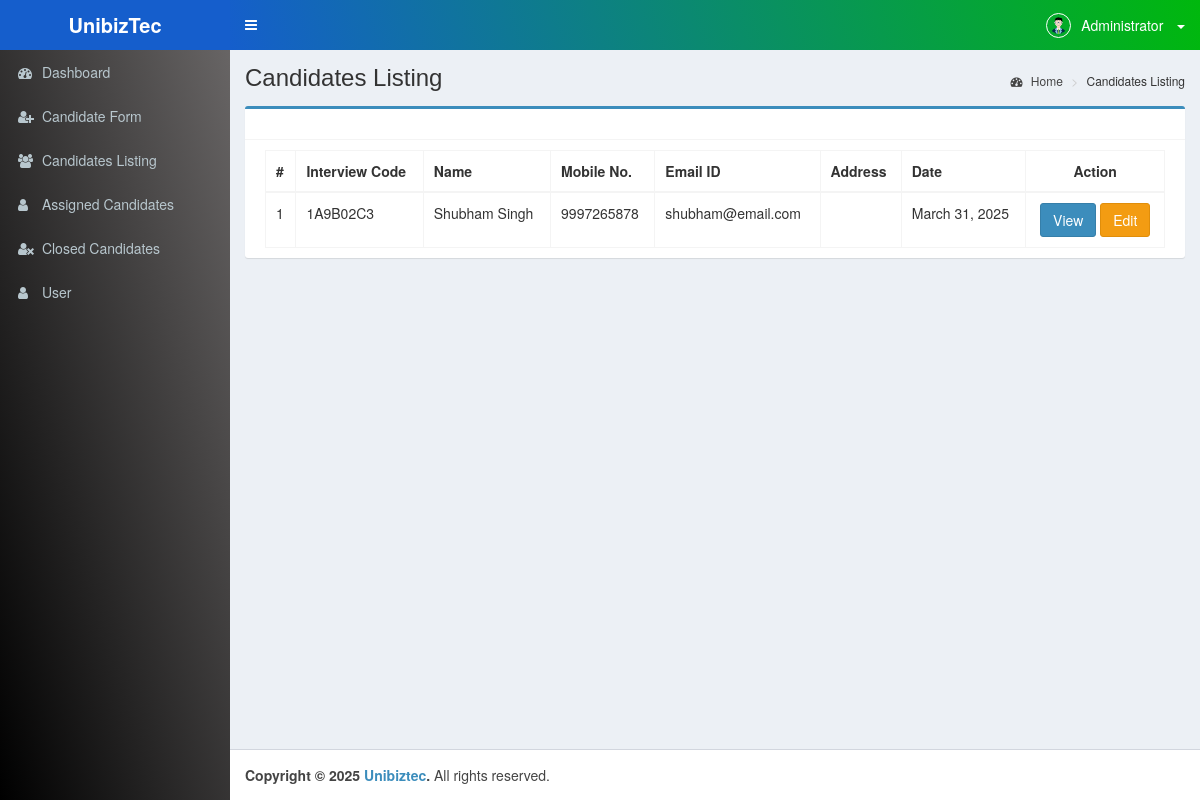
Before: /candidate-listing/ (signed in) with the older database file.
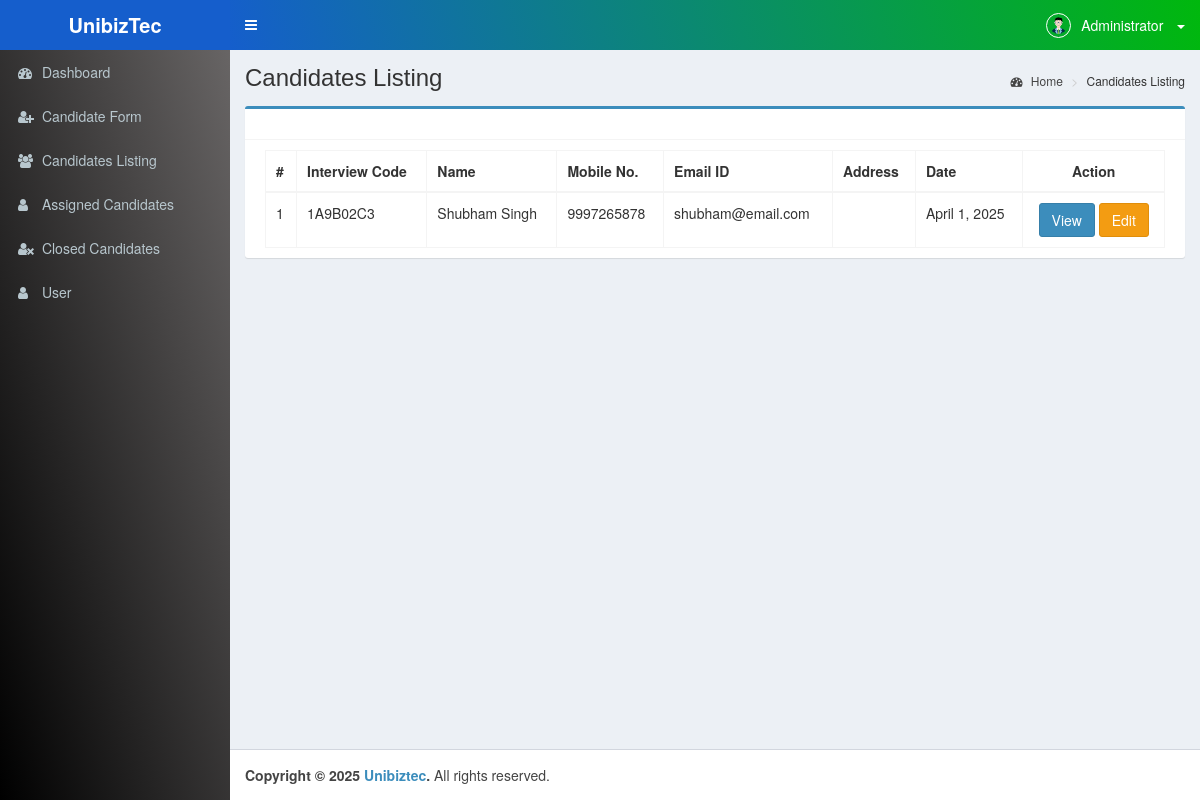
After: the same page with the newer database file.
### hrmsApp/models.py (models this page shows, shortened)
class Candidate(models.Model):
    token=models.CharField(max_length=15)
    dept_id=models.ForeignKey(Department,on_delete=models.CASCADE,related_name='candidate')
    apply_for=models.ForeignKey(JobRole, on_delete=models.CASCADE, related_name='candidates')
    int_date=models.DateField(default=date.today)
    referred=models.CharField(max_length=50)
    emp_name=models.CharField(max_length=70,null=True,blank=True)
    emp_id=models.CharField(max_length=30,null=True,blank=True)
    source=models.CharField(max_length=30,null=True,blank=True)
    location=models.CharField(max_length=50)
    shift=models.CharField(max_length=30)
    r_shift=models.CharField(max_length=30)
    name=models.CharField(max_length=70)
    father_name=models.CharField(max_length=70,null=True,blank=True)
    mobile=models.CharField(max_length=30,null=True,blank=True)
    email=models.EmailField(unique=True,null=True,blank=True)
    dob=models.DateField(null=True)
    gender=models.CharField(max_length=30,null=True,blank=True)
    address=models.CharField(max_length=100,null=True,blank=True)
    bgv_link=models.IntegerField(default=0)
    bgv_sent_on=models.DateField(null=True,blank=True)
    bgv_received_on=models.DateField(null=True,blank=True)
    doc_link=models.IntegerField(default=0)
    status=models.IntegerField(default=1)
    created_at = models.DateTimeField(auto_now_add=True)
    updated_at = models.DateTimeField(auto_now=True)

### hrmsApp/views.py (the view)
# urls.py: path('candidate-listing/',views.candidate_listing,name="candidate_listing"),
def candidate_listing(request):
    data = Candidate.objects.all().order_by('-id')
    return render(request, 'pages/candidate-list.html',{'data':data})

### hrmsApp/templates/pages/candidate-list.html (shortened to what this page needs)
{% extends 'layouts/base.html' %}
{% block content %}
{% load custom_tags %}
<div class="content-wrapper">
    <section class="content-header">
        <h1>
            Candidates Listing
        </h1>
        <ol class="breadcrumb">
            <li>
                <a href="{% url 'dashboard' %}"><i class="fa fa-dashboard"></i> Home</a>
            </li>
            <li>Candidates Listing</li>
        </ol>
    </section>
    <section class="content">
        <div class="row">
            <div class="col-md-12">
                <div class="box box-primary">
                    <div class="box-header with-border">
                    </div>
                        <div class="box-body">
                            <table id="can_table" class="table table-bordered table-hover">
                                <thead>
                                    <tr>
                                        <th>#</th>
                                        <th>Interview Code</th>
                                        <th>Name</th>
                                        <th>Mobile No.</th>
                                        <th>Email ID</th>
                                        <th>Address</th>
                                        <th>Date</th>
                                        <th>
                                            <center>Action</center>
                                        </th>
                                    </tr>
                                </thead>
                                <tbody>
                                    {% for d in data %}
                                    <tr>
                                        <td>{{ forloop.counter }}</td>
                                        <td>{{d.token}}</td>
                                        <td>{{d.name}}</td>
                                        <td>{{d.mobile}}</td>
                                        <td>{{d.email}}</td>
                                        <td>{{d.address|default:''}}</td>
                                        <td>{{d.int_date}}</td>
                                        <td>
                                            <center>
                                                <a class="btn btn-primary" href="{% url 'candidate_info_view' token=d.token %}">View</a>
                                                <a class="btn btn-warning" href="{% url 'candidate_edit' token=d.token %}">Edit</a>
                                            </center>
                                        </td>
                                    </tr>
                                    {% endfor %}
                                </tbody>
                            </table>
                        </div>
                </div>
            </div>
        </div>
    </section>
</div>
{% endblock content %}

Changed rows visible on the page:
changed Candidate "Shubham Singh": int_date "March 31, 2025" → "April 1, 2025"
